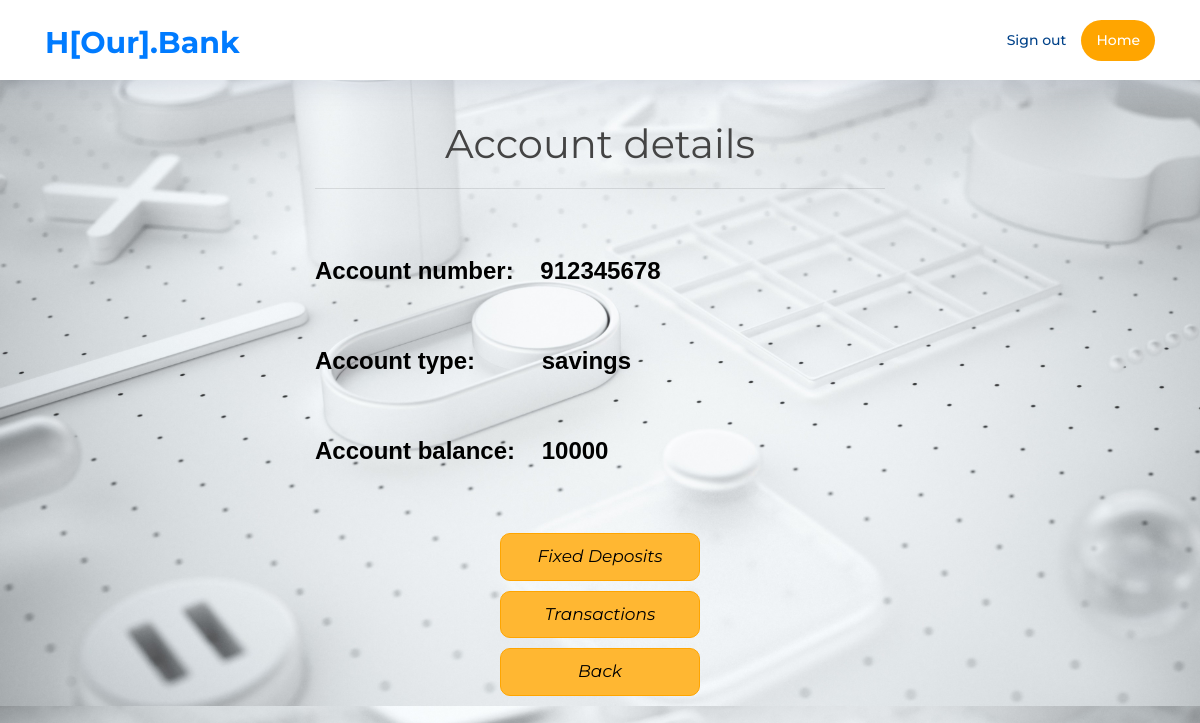
The page /account_details.php (signed in) on the database its author committed.
### tables this page shows
create table accounts (
    acc_no int(20) PRIMARY KEY not null,
    acc_type varchar(20) not null,
    balance int,
    branch int,
    FOREIGN KEY (branch) REFERENCES branch(branch_id)
);

### account_details.php (the view, shortened to what this page needs)
<?php
	include ('include/header.php');
?>
<!DOCTYPE html>
<html lang="en">
<head>
	<link href="css/details_style.css" rel="stylesheet">
</head>
<body>
  <br><br><br><br><br>
  <h1 style="text-align:center">Account details</h1>
    <div class="col-md-6 offset-md-3 form-container">
          <hr class="red-bar">
			<?php
			  $conn = mysqli_connect('localhost:3307', 'karunya' , 'karunyam', 'bank');
			    $accno = $_SESSION['accno'];
			    $query = "SELECT * FROM  ACCOUNTS WHERE acc_no = '$accno'";
			    $result = mysqli_query($conn,$query);
			    $row = mysqli_fetch_array($result, MYSQLI_ASSOC);
				$acc_no = $row["acc_no"];
				$acc_type = $row["acc_type"];
				$balance = $row["balance"];
				printf("<br>");
				printf("<br>");
               	echo "<p style='font-weight: bold;'><font color=black face='Arial' size=5pt>Account number: &nbsp;&nbsp;&nbsp;$acc_no</font></p>";
               	printf("<br>");
                echo "<p style='font-weight: bold;'><font color=black face='Arial' size=5pt>Account type: &nbsp;&nbsp;&nbsp;&nbsp;&nbsp;&nbsp;&nbsp;&nbsp;&nbsp;$acc_type</font></p>";
                printf("<br>");
                echo "<p style='font-weight: bold;'><font color=black face='Arial' size=5pt>Account balance: &nbsp;&nbsp;&nbsp;$balance</font></p>";
            ?>
            </div>
            <br>
            <form action = "accounts_action.php" class="box" method="post">
                <input type="submit" value="Fixed Deposits" formaction="fixedDeposits.php">
                <input type="submit" value="Transactions" formaction="transactions.php">
                <input type="submit" value="Back" formaction="loginpage.php">
          </form>
</body>
</html>

### css/style.css (style rules this page uses)
body { background: #fff; color: #444; font-family: "Montserrat", sans-serif; font-weight: normal; }
p { padding: 0; margin: 0 0 30px 0; }
h1, h2, h3, h4, h5, h6 { font-family: "Montserrat", sans-serif; font-weight: 400; margin: 0 0 20px 0; padding: 0; }

### css/details_style.css (style rules this page uses)
body { margin: 0; padding: 0; background: url("../img/account.png"); background-size: cover; background-position: absolute; }
.box input[type = "submit"],.box input[type = "button"] { padding-top: 1000px; border: 0; background: none; display: block; margin: 10px auto; border: 1px solid #ffa500; text-align: center; padding: 10px 10px; width: 200px; outline: none; border-radius: 10px; transition: 0.25s; background-color: #ffb732; font-size: 17px; font-style: italic; }

### rows shown on the page
accounts: acc_no "912345678", acc_type "savings", balance "10000"
